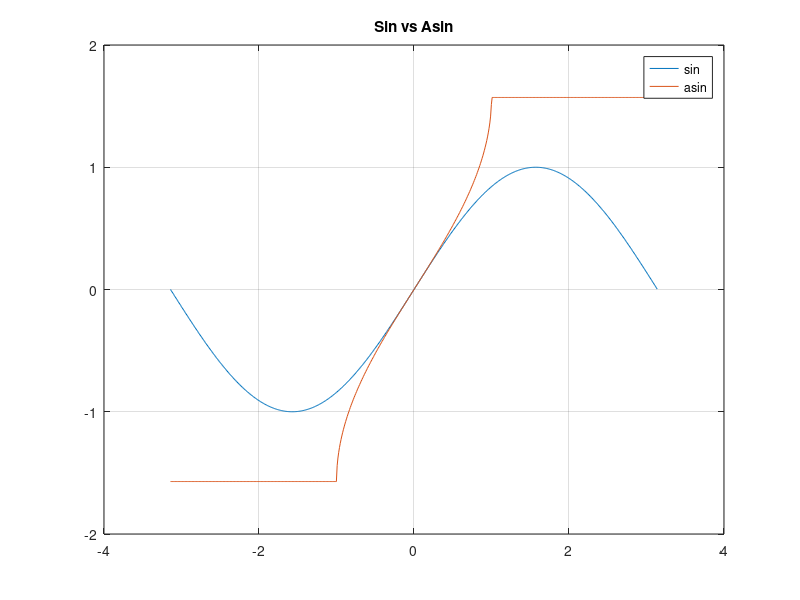

MATLAB code for this plot:
figure(1);
x=[-pi:0.01:pi];
y = sin(x);
y2 = asin(x);

% Plot the signal versus time:
plot(x,y);
hold on;
plot(x,y2);
grid on;
%xlabel('time (in seconds)');
title('Sin vs Asin');
legend('sin', 'asin')
